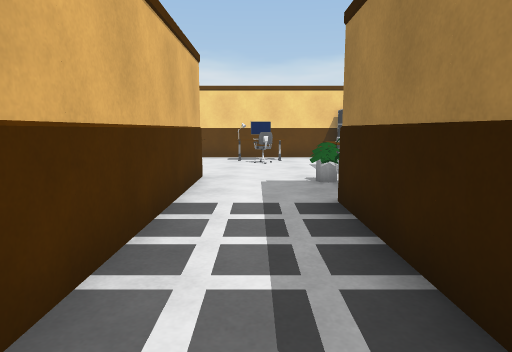
[1] (above)

24 first-person views from a walk through a Unity game level. The camera is 1.2 m above the floor, tilts 8° down and sees 75° across. The floor is counted in squares, 1 m on a side. Each view is taken from the middle of a square. On the plan, view 1 faces up. The plan holds only what a view shows up to about 14 squares ahead; the rest is blank. The player is left out. Door leaves are left out, so doorways stand open. Surface patterns are stand-ins for the level's own textures.

[2]
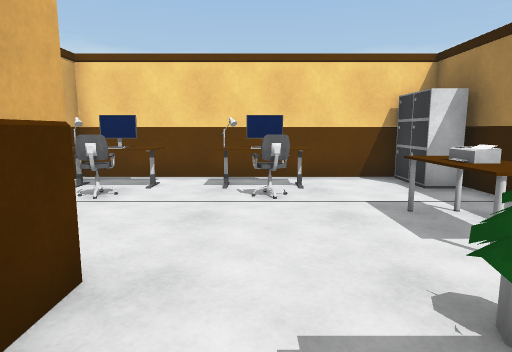

[3]
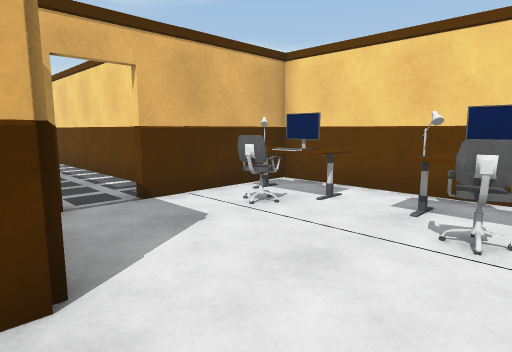

[4]
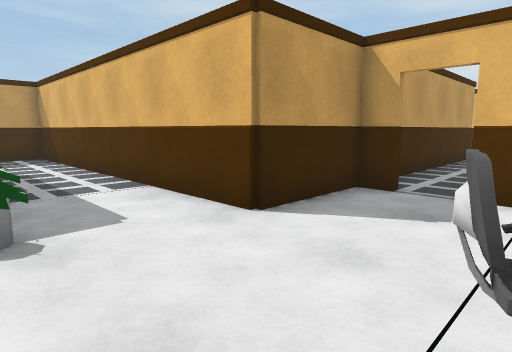

[5]
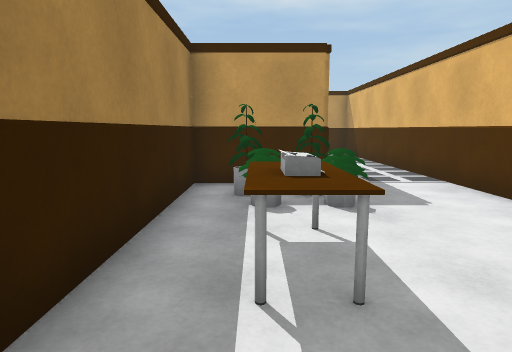

[6]
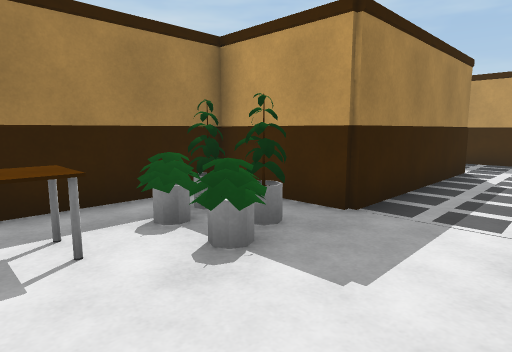

[7]
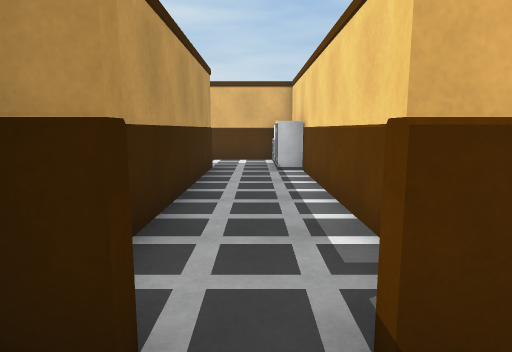

[8]
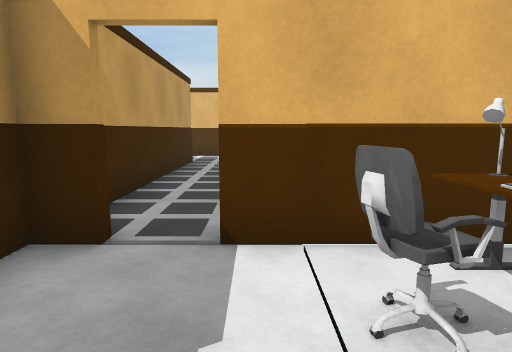

[9]
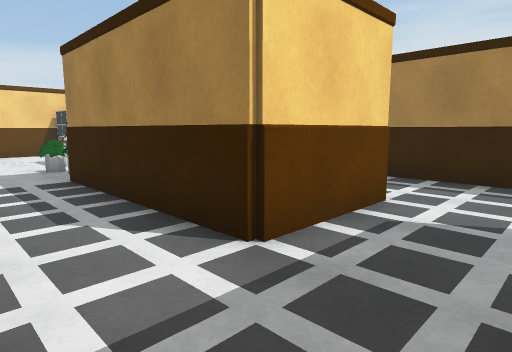

[10]
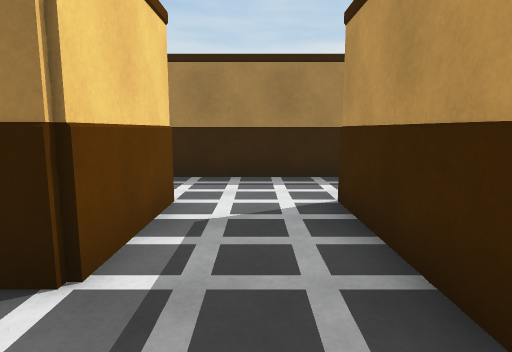

[11]
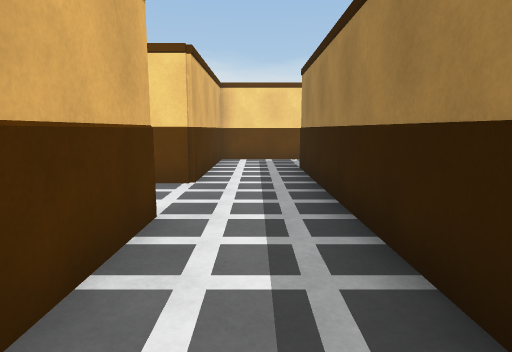

[12]
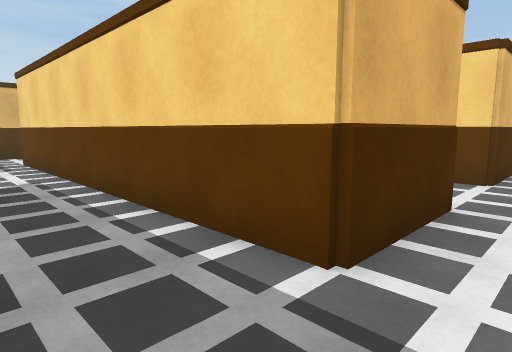

[13]
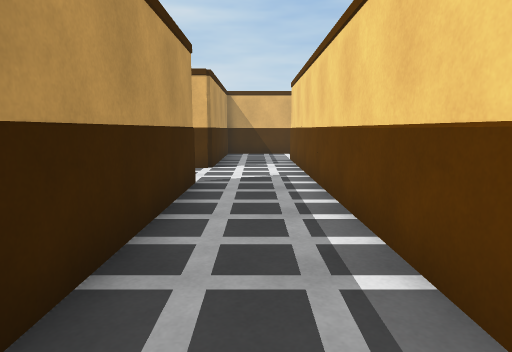

[14]
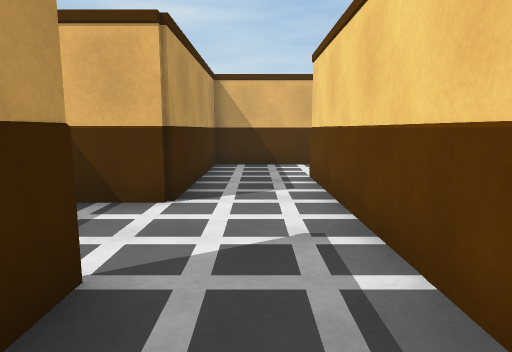

[15]
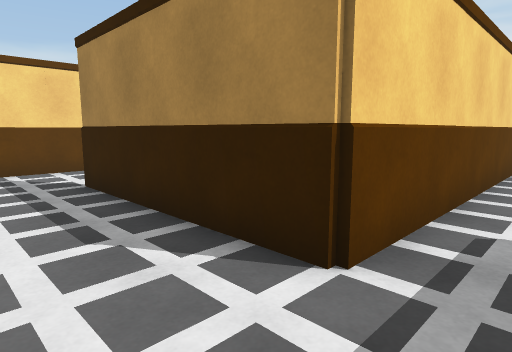

[16]
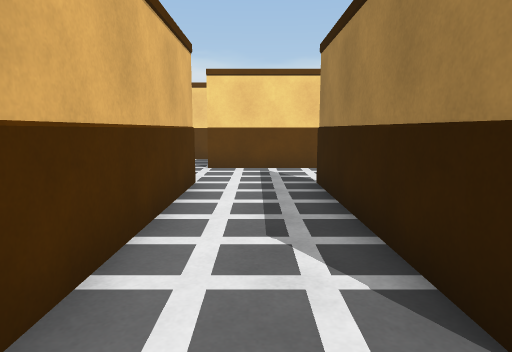

[17]
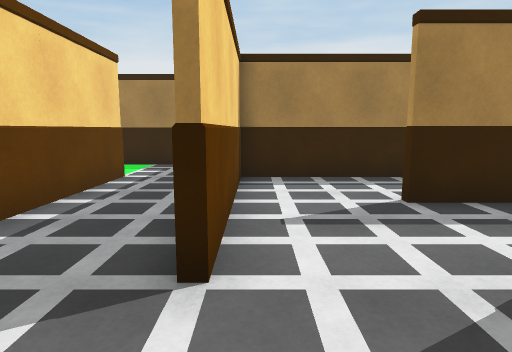

[18]
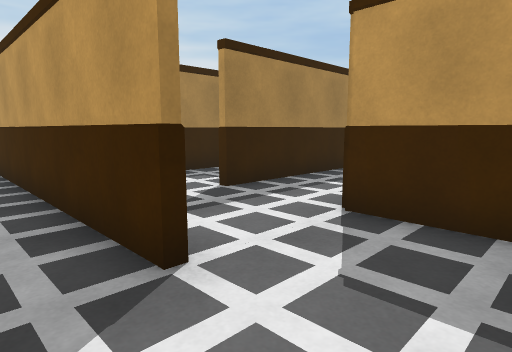

[19]
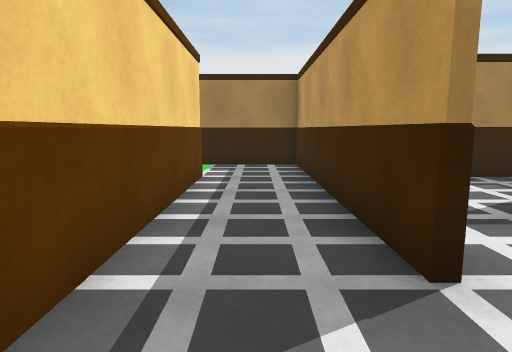

[20]
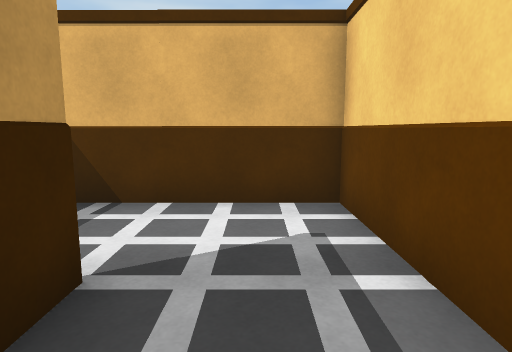

[21]
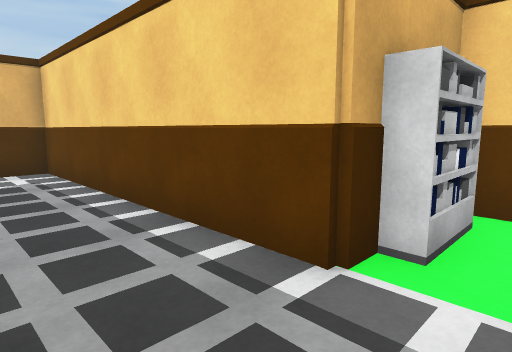

[22]
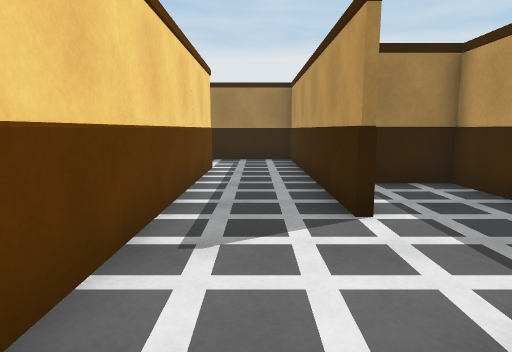

[23]
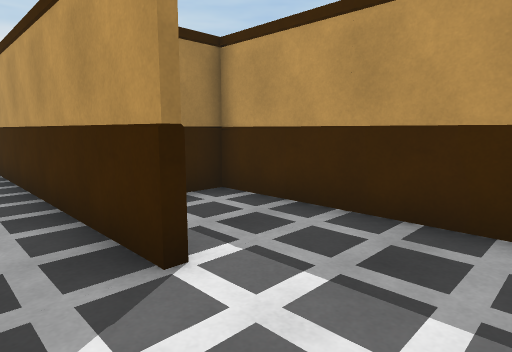

[24]
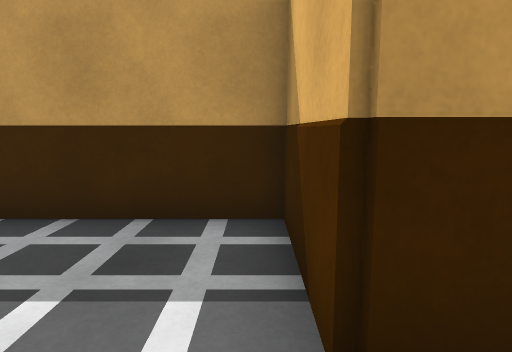

### Floor plan
Key: @ floor where view 1 was taken; # wall or solid block; . floor; D open door; C cabinet; M monitor; H chair; P printer; L plant; T thing the floor can be seen under or through; S shelf; O other object.
Columns run from 16 left of view 1 to 8 right of it. Each row starts with its distance up from view 1.
 15                   ###
 14            #########C
 13            #OMOOMO..C
 12            T.H..H...#
 11 # CC#######T......OO#
 10 #..........DD.....PP#
  9 #..#########......OO#
  8 #          ####...LL#
  7             S.#...LL#
  6      #     #S.#.....##
  5   ##########..#..########
  4   #...........#..#  #...
  3   #...........#..#  #...
  2   #...#########..#  #..#
  1   #........## #..#  #..##
  0    ........#  #.@####..#
 -1     ##..#..#  #...###..#
 -2      #..# .#  #........#
 -3      #..#  #  #........#
 -4      #..#     #######..#
 -5      #..#           #..#
 -6      #..##          #..#
 -7      #...############..#
 -8      #.................#
 -9      #.................#
-10      #######...#########
-11            #.....##
-12            #.....#
-13            #######

Where each view was taken, in squares from view 1:
view 1: 0 up, 0 right, facing up
view 2: 6 up, 0 right, facing up
view 3: 8 up, 1 right, facing up-left
view 4: 12 up, 2 right, facing down-left
view 5: 13 up, 3 right, facing down
view 6: 10 up, 1 left, facing down-right
view 7: 10 up, 3 left, facing left
view 8: 11 up, 1 left, facing left
view 9: 3 down, 1 left, facing up-right
view 10: 2 down, 1 left, facing right
view 11: 8 down, 6 right, facing up
view 12: 9 down, 6 right, facing up-left
view 13: 8 down, 6 right, facing left
view 14: 8 down, 1 right, facing left
view 15: 8 down, 10 left, facing up-right
view 16: 8 down, 9 left, facing up
view 17: 2 up, 13 left, facing right
view 18: 4 up, 13 left, facing down-right
view 19: 4 up, 13 left, facing right
view 20: 4 up, 8 left, facing left
view 21: 3 up, 3 left, facing up-left
view 22: 8 down, 6 left, facing right
view 23: 8 down, 4 left, facing down-right
view 24: 8 down, 4 left, facing down
